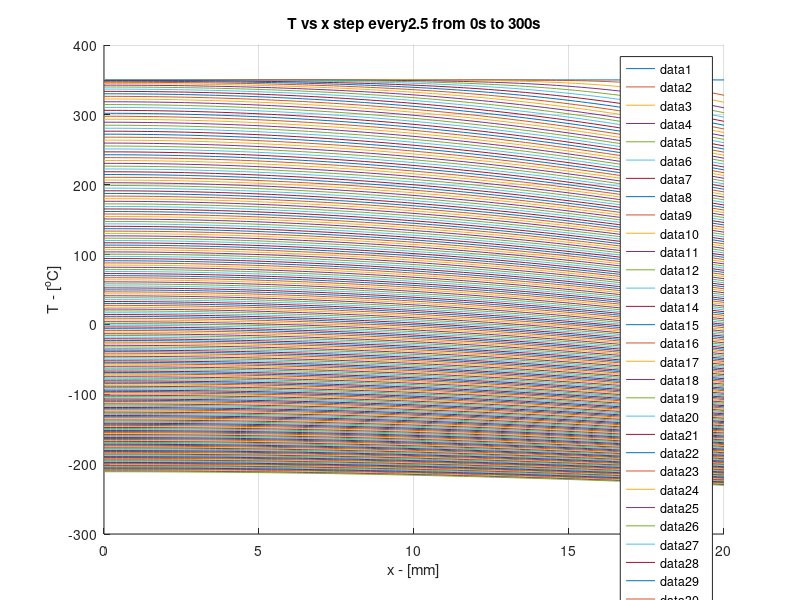

Write MATLAB code to recreate this figure.
clear; clc; 
close all;
% Information given
h = 150;% w/m^2k convection coeff 
k = 11; % w/mk conduction coeff
N = 101; % nodes
r = 0.02; % meters
rhost = 7810*1000; % density of steel
rhoair = 1.204; % density of air
V_room = 25; % meters cubed
cpst = 0.51; % kj/kgk specific heat steel
cpair = 1.006; % kj/kgk specific heat air
Tamb = 24; % room temperature centigrade
Tin = 350; % sphere temperature initial centigrade
Tfn = 24; % sphere temperature final centigrade
alpha = k/(rhost*cpst);
Ac = pi*r^2;
P = 4*r;
m=sqrt(h*P/(k*Ac));
% Creating grid necessary for nodal analysis
ri = linspace(0,r,N)';
dr = ri(2)-ri(1);

% Creating Matrix
A = zeros(N); 
A(1,1) = -6*alpha/dr^2;
A(1,2) = 6*alpha/dr^2;


% Column Vector
 b = zeros(N,1);
% b(1) = -Tamb;


% NODES
for i = 2:N-1
    A(i,i-1) = alpha*(1-dr/ri(i))/dr^2;
    A(i,i) = -2*alpha/dr^2;
    A(i,i+1) = alpha*(1+dr/ri(i))/dr^2;
    %b(i) = alpha*m^2*Tin;
end % This is for middle NODES


% Equations for next step
A(N,N-1) = 2*alpha/dr^2;
A(N,N) = -2*alpha*(1+(1+dr/r)*h*dr/k)/dr^2;
b(N) = -2*alpha*(1+dr/r)/dr^2;


% Time variables and Steps
dt = 25e-3;
tf=300;
t = 0:dt:tf;
numTimehops = length(t);

% Matrices created
I = eye(N);
m1 = I-dt/2*A;
m2 = I+dt/2*A;

T = zeros(N,numTimehops);

T(:,1) = Tin;

invm1 = m1\I;

for i = 1:numTimehops-1
    T(:,i+1) = invm1*m2*T(:,i)+dt*invm1*b;
    
end


%% Plotting 0 to 60s
hold on;
grid on;
plot(ri*1000,T(:,1:51:end))
title(['T vs x step every', num2str(100*dt),' from 0s to ', num2str(tf),'s']);
xlabel('x - [mm]'); 
ylabel('T - [^oC]');
legend

%% Plotting 0 to 1 hour

% Time variables and Steps
%dt = 25e-3;
%tf2=3600;
%t = 0:dt:tf;
%numTimehops = length(t);

% Matrices created
%I = eye(N);
%m1 = I-dt/2*A;
%m2 = I+dt/2*A;

%T = zeros(N,numTimehops);

%T(:,1) = Tin;

%invm1 = m1\I;

%for i = 1:numTimehops-1
 %   T(:,i+1) = invm1*m2*T(:,i)+dt*invm1*b;
    
%end


%hold on;
%grid on;

%% Jacobi Solution for equation
%tic
%Tsolg = Gaus(A,b)
%Guasselim_time = toc

% Jacobi time
%tol = 0.125e-12;
%itmax = 1e6;
%Tguess = 0*ones(N,1);
%tic

%Tsol_cobi = Jacobmethod(A,b,Tguess,tol,itmax);
%Jacobi_time = toc






